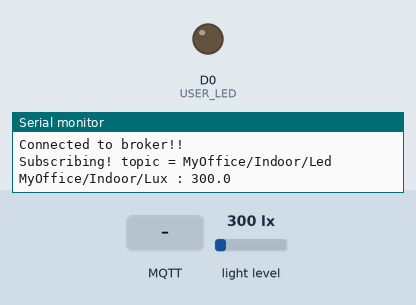
Recording of a sketch running on a simulated ESP8266 (NodeMCU). On the bench: output pins drawn as LEDs (lit = HIGH), the last lines printed to the serial monitor. The test bench sets the inputs (shaded band); at power-on: light level 300 lx. WiFi joins after 1.5 s; servers stay silent unless stated; no MQTT or app messages arrive unless stated.

Above: at 3.2 s.
3.3 s: MQTT message "0" arrives on the first subscribed topic
At 7.7 s:
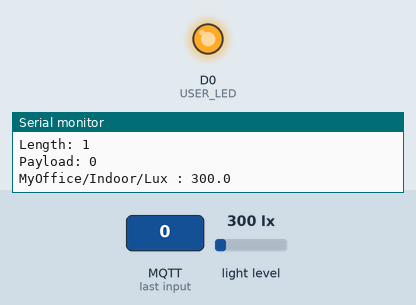
8.6 s: MQTT message "1" arrives on the first subscribed topic
At 12.8 s:
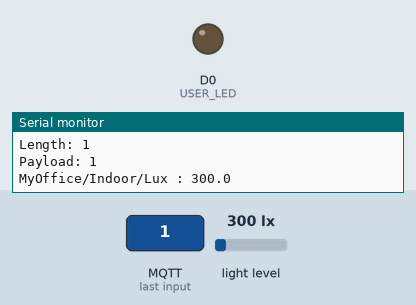
Timing chart, 0 to 14.3 s (numbered marks = the images above; inputs shaded):
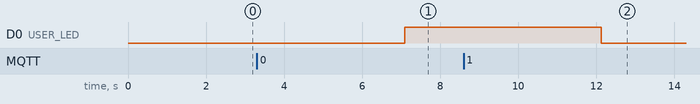

The sketch:

sub-pub.ino
```cpp
#include <ESP8266WiFi.h>
#include <PubSubClient.h>
#include <Wire.h>
#include <BH1750.h>

#define USER_LED  D0
BH1750 lightMeter;

const char* ssid = "Ria2G";
const char* password = "12345679";

const char* userId = "mqtt_ship";
const char* userPw = "1234";
const char* clientId = userId;

char *topicSub = "MyOffice/Indoor/Led";
char *topicPub = "MyOffice/Indoor/Lux";
char* server = "192.168.0.18";
char messageBuf[100];

void callback(char* topic, byte* payload, unsigned int length) {
  Serial.println("Message arrived!\nTtopic: " + String(topic));
  Serial.println("Length: "+ String(length, DEC));

  strncpy(messageBuf, (char*)payload, length);
  messageBuf[length] = '\0';
  String ledState = String(messageBuf);
  Serial.println("Payload: "+ ledState + "\n");

  if( ledState == "1"  ){
    digitalWrite(USER_LED, LOW);
  } else if (ledState=="0") {
    digitalWrite(USER_LED, HIGH);
  } else {
    Serial.println("Wrong Message");
  }
}

WiFiClient wifiClient;
PubSubClient client(server, 1883, callback, wifiClient);

void setup() {
  pinMode(USER_LED, OUTPUT);
  Serial.begin(9600);
  Wire.begin();
  lightMeter.begin();

  WiFi.begin(ssid, password);
  while (WiFi.status() != WL_CONNECTED) {
    Serial.print(".");
    delay(1000);
  }
  Serial.println("\nWiFi Connected");

  while ( !client.connect(clientId, userId, userPw) ){
    Serial.print("*");
    delay(1000);
  }
  Serial.println("\nConnected to broker!!");
  Serial.print("Subscribing! topic = ");
  Serial.println(topicSub);

  client.subscribe(topicSub);
 }

void loop() {
  char buf[20];
  client.loop();

  String strLuxValue =  String( lightMeter.readLightLevel() );
  strLuxValue.toCharArray(buf, strLuxValue.length() );
  client.publish(topicPub, buf);
  Serial.println(String(topicPub) + " : " + buf);

  delay(5000);
}
```

Measured:
- after the input at 3.3 s, D0 (USER_LED): LOW → HIGH after 3.8 s
- after the input at 8.6 s, D0 (USER_LED): HIGH → LOW after 3.5 s
